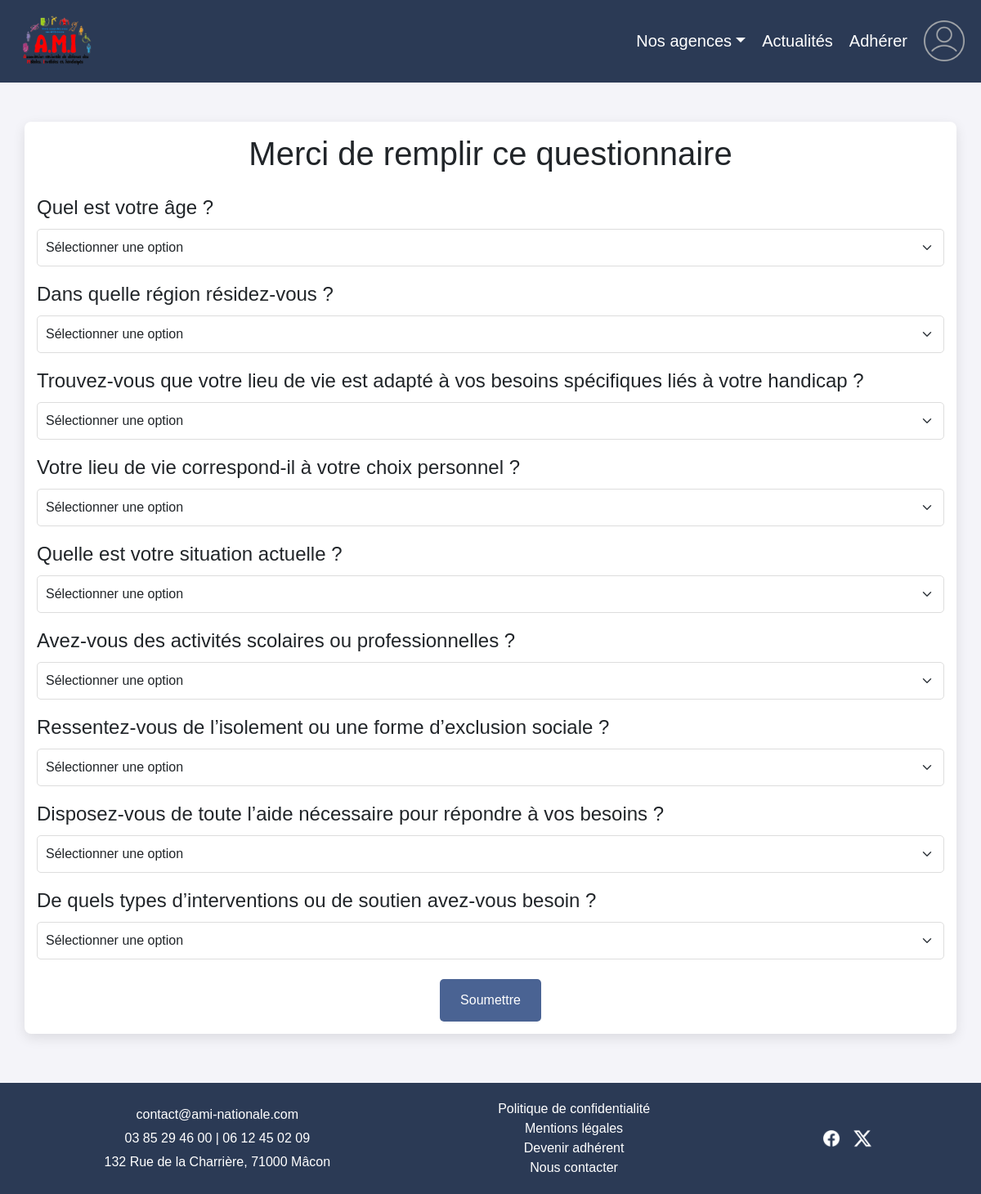
The page /question.php on the database its author committed.
### tables this page shows
CREATE TABLE Questions (
                                         IdQuestion INTEGER PRIMARY KEY AUTOINCREMENT,
                                         Question VARCHAR(250) NOT NULL
);

### question.php (the view, shortened to what this page needs)
<!DOCTYPE html>
<html lang="fr">
<head>
    <link rel="stylesheet" href="./data/css/commun.css">
    <link href="https://cdn.jsdelivr.net/npm/bootstrap@5.3.0-alpha3/dist/css/bootstrap.min.css" rel="stylesheet">
    <link rel="stylesheet" href="./data/css/question.css">
</head>
<?php
$bdd = new BddConnect();
$pdo = $bdd->connexion();
$questionsStmt = $pdo->query("SELECT * FROM Questions");
$questions = $questionsStmt->fetchAll(PDO::FETCH_ASSOC);
include('header.php');
?>
<body>
<div class="container form-container mt-5">
    <h1 class="text-center mb-4">Merci de remplir ce questionnaire</h1>
    <form action="traitement_question.php" method="post" class="form">
        <?php foreach ($questions as $question): ?>
            <fieldset class="form-question mb-3">
                <legend><?php echo $question['Question']; ?></legend>
                <select name="qst<?php echo $question['IdQuestion']; ?>" class="form-select" required>
                    <option value="" disabled selected>Sélectionner une option</option>
                </select>
            </fieldset>
        <?php endforeach; ?>
        <div class="form-btn-container text-center mt-4">
            <button type="submit" class="form-btn">Soumettre</button>
        </div>
    </form>
</div>
<?php require_once 'footer.php'; ?>
</body>
</html>

### header.php (shortened to what this page needs)
<!doctype html>
<html lang="fr">
<header class="header sticky-top">
    <a href="accueil.php">
        <img src="img/LogoAMI.png" alt="Logo AMI" class="logo">
    </a>
    <nav>
        <ul id="navList">
            <li class="dropdown">
                <a href="#" class="dropdown-toggle" id="dropdownMenu" data-bs-toggle="dropdown"
                   aria-expanded="false">Nos agences</a>
            </li>
            <li><a href="actualite.php">Actualités</a></li>
            <li><a href="adhesion.php">Adhérer</a></li>
            <li><a href="formulaire.php">
                    <img src="img/formulaire_icon.png" alt="icon de connexion" class="icon">
                </a></li>
        </ul>
    </nav>
</header>
</html>

### footer.php
<!doctype html>
<html lang="fr">
<footer class="footer">
    <div class="contact-info">
        <p><a href="mailto:contact@ami-nationale.com" class="email-link">contact@ami-nationale.com</a></p>
        <p>03 85 29 46 00 | 06 12 45 02 09</p>
        <p>132 Rue de la Charrière, 71000 Mâcon</p>
    </div>
    <div class="footer-links">
        <a href="https://ami-nationale.com/politique-de-confidentialite/">Politique de confidentialité</a><br>
        <a href="#">Mentions légales</a><br>
        <a href="#">Devenir adhérent</a><br>
        <a href="#">Nous contacter</a>
    </div>
    <div class="social-media">
        <a href="https://www.facebook.com/AMinathandi?locale=fr_FR"><img src="img/facebook-icon.png"
                                                                         alt="Facebook"></a>
        <a href="https://x.com/ami_nationale"><img src="img/X-icon.png" alt="Twitter"></a>
    </div>
</footer>
</html>

### data/css/commun.css (style rules this page uses)
.header { display: flex; justify-content: space-between; align-items: center; background-color: #2B3A55; padding: 15px 20px; }
.header .logo { width: 100px; }
.header nav ul { display: flex; align-items: center; list-style: none; gap: 20px; margin: 0; padding: 0; }
.header nav ul li { display: flex; align-items: center; }
.header nav ul li a { color: #fff; text-decoration: none; font-size: 20px; }
.header nav ul li a .icon { width: 50px; height: 50px; margin: auto; }
.header nav ul li.dropdown { position: relative; }
.header nav ul li .dropdown-toggle { color: #fff; text-decoration: none; font-size: 20px; }
.footer { margin-top: 60px; background-color: #2B3A55; color: #fff; padding: 20px 30px; display: flex; justify-content: space-around; align-items: center; flex-wrap: wrap; text-align: center; gap: 10px; }
.footer .contact-info p, .footer .footer-links a { margin: 5px 0; color: #fff; text-decoration: none; }
.footer .contact-info .email-link, .footer .footer-links a { color: #fff; text-decoration: none; }
.footer .social-media a img { width: 24px; margin: 0 5px; transition: transform 0.3s; }

### data/css/question.css (style rules this page uses)
body { height: 100%; font-family: Arial, sans-serif; background-color: #f4f4f9; display: flex; flex-direction: column; }
.container { display: flex; flex-direction: column; min-height: 100vh; }
.form-container { background-color: white; border-radius: 8px; padding: 15px; box-shadow: 0 5px 15px rgba(0, 0, 0, 0.1); margin-bottom: auto; }
.form-btn { font-size: 16px; padding: 14px 25px; border: none; background-color: #4a6393; color: white; border-radius: 5px; cursor: pointer; transition: all 0.3s ease; }
select.form-select { width: 100%; padding: 10px; margin-top: 10px; border-radius: 5px; border: 1px solid #ddd; }

### rows shown on the page
questions: Question "Quel est votre âge ?"
questions: Question "Dans quelle région résidez-vous ?"
questions: Question "Trouvez-vous que votre lieu de vie est adapté à vos besoins spécifiques liés à votre handicap ?"
questions: Question "Votre lieu de vie correspond-il à votre choix personnel ?"
questions: Question "Quelle est votre situation actuelle ?"
questions: Question "Avez-vous des activités scolaires ou professionnelles ?"
questions: Question "Ressentez-vous de l’isolement ou une forme d’exclusion sociale ?"
questions: Question "Disposez-vous de toute l’aide nécessaire pour répondre à vos besoins ?"
questions: Question "De quels types d’interventions ou de soutien avez-vous besoin ?"
